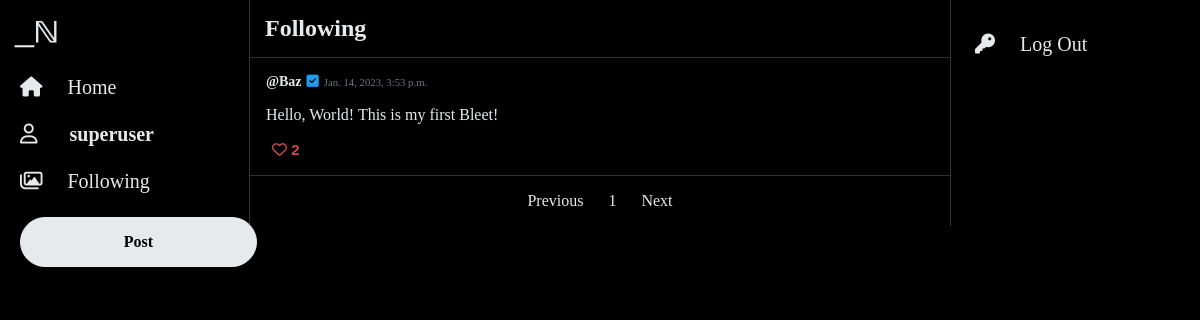
The page /following (signed in) on the database its author committed.
### network/models.py (models this page shows, shortened)
class User(AbstractUser):
    pass

class Tweet(models.Model):
    author = models.ForeignKey(User, on_delete=models.CASCADE)
    tweetText = models.CharField(max_length=255)
    posted = models.DateTimeField(auto_now_add=True)
    like = models.ManyToManyField(User, blank=True, related_name="likes")

### network/views.py (the view)
# urls.py: path("following", views.following, name="following"),
@login_required(redirect_field_name='my_redirect_field')
def following(request):
    usersFollowed = request.user.following.all()
    usersFollowedIds = []
    for x in usersFollowed:
        usersFollowedIds.append(x.user.id)
    tweets = Tweet.objects.filter(author__in=usersFollowedIds).order_by('-posted')
    paginator = Paginator(tweets, 10)
    page_number = request.GET.get('page')
    page_obj = paginator.get_page(page_number)
    return render(request, "network/following.html", {
        "page_obj": page_obj
    })

### network/templates/network/following.html (shortened to what this page needs)
{% extends "network/layout.html" %}
{% load static %}
{% block body %}
<div style="border-bottom: 1px solid #2F3336;">
   <h2 style="margin: 15px;">Following</h2>
</div>
<div class="container">
   {% for tweet in page_obj %}
   <div class="post">
      <div class="card" data-id="{{tweet.id}}">
         <div class="card-body rounded">
            <div class="card-info">
            <a class="card-title" href="{% url 'profile' user_id=tweet.author.id%}"><strong>@{{ tweet.author }}</strong></a>
            <i class="fa-solid fa-square-check" id="check"></i>
            <h6 class="card-subtitle">{{tweet.posted}}</h6>
            </div>
            <p class="card-text" id="tweetText">{{tweet.tweetText}}</p>
            {% if user.username in tweet.like.all|stringformat:'s' %}
            <button class="button-like" id="foo-like">
               <i class="fa-solid fa-heart"></i>&nbsp;<span id="number">{{ tweet.like.all.count }}</span>
            </button>
            {% else %}
            <button class="button-secondary" id="foo">
               <i class="fa-regular fa-heart"></i>&nbsp;<span id="number">{{ tweet.like.all.count }}</span>
            </button>
            {% endif %}
         </div>
      </div>
   </div>
   {% endfor %}
   <nav aria-label="Page">
      <ul class="pagination">
         {% if page_obj.has_previous %}
         <li class="page-item">
            <a class="page-link" href="?page={{ page_obj.previous_page_number }}">Previous</a>
         </li>
         {% else %}
         <li class="page-item disabled">
            <a class="page-link disabled" href="#" tabindex="-1" aria-disabled="True">Previous</a>
         </li>
         {% endif %}
         {% for i in page_obj.paginator.page_range %}
         {% if page_obj.number == i %}
         <li class="page-item active" aria-current="page">
            <span class="page-link">
               {{ i }}
            </span>
         </li>
         {% else %}
         <li class="page-item"><a class="page-link" href="?page={{ i }}">{{ i }}</a></li>
         {% endif %}
         {% endfor %}
         {% if page_obj.has_next %}
         <li class="page-item">
            <a class="page-link" href="?page={{ page_obj.next_page_number }}">Next</a>
         </li>
         {% else %}
         <li class="page-item disabled">
            <a class="page-link disabled" href="#" tabindex="-1" aria-disabled="True">Next</a>
         </li>
         {% endif %}
      </ul>
   </nav>
   </div>
   {% endblock %}

### network/templates/network/layout.html (shortened to what this page needs)
{% load static %}
<!DOCTYPE html>
<html lang="en">
    <head>
        <link rel="stylesheet" href="{% static 'network/styles.css' %}"/>
        <link rel="stylesheet" href="https://cdnjs.cloudflare.com/ajax/libs/font-awesome/6.7.2/css/all.min.css">
    </head>
    <body>
        <header>
            <div class="sticky">
                <div class="logo">
                    <a href="{% url 'index' %}">
                        <img src="{% static '/network/logo.svg' %}" height="45" alt="logo"/>
                    </a>
                </div>
                <nav>
                    <div>
                        <ul style="margin: 0;">
                            {% if user.is_authenticated %}
                                <li class="nav-item">
                                    <a class="nav-link" href="{% url 'allPosts' %}">
                                        <i class="fa-sharp fa-solid fa-house" id="nav-icon"></i>
                                        <span class="nav-text">Home</span>
                                    </a>
                                </li>
                                <li class="nav-item">
                                    <a class="nav-link" href="{% url 'profile' user_id=user.id%}">
                                        <i class="fa-regular fa-user" id="nav-icon"></i>
                                        <strong class="nav-text" style="margin-left: 27px;">{{ user.username }}</strong>
                                    </a>
                                </li>
                                <li class="nav-item">
                                    <a class="nav-link" href="{% url 'following' %}">
                                        <i class="fa-regular fa-images"></i>
                                        <span class="nav-text">Following</span>
                                    </a>
                                </li>
                                <li class="nav-item button">
                                    <a class="nav-button" href="{% url 'tweet' %}" role="button">Post</a>
                                </li>
                            {% endif %}
                        </ul>
                    </div>
                </nav>
            </div>
        </header>
        <div class="body">
            {% block body %}
            {% endblock %}
        </div>
        <footer>
            <div class="sticky" style="margin-left: 12px;">
                <ul>
                    <li class="nav-item">
                        <a class="nav-link" href="{% url 'logout' %}" role="button">
                            <i class="fa-solid fa-key"></i>
                            <span class="nav-text">Log Out</span>
                        </a>
                    </li>
                </ul>
            </div>
        </footer>
    </body>
</html>

### network/static/network/styles.css (style rules this page uses)
body { display: flex; color: #e7e9ea; justify-content: center; background-color: #000; font-family: TwitterChirp; margin-top: 0; margin-bottom: 0; }
header { width: 275px; border-right: 1px solid #2F3336; }
footer { width: 275px; border-left: 1px solid #2F3336; }
ul { padding-inline-start: 0; }
#nav-icon { font-size: 20px; color: #e7e9ea; }
a.nav-link { font-size: 20px; color: #e7e9ea; text-decoration: none; }
a.card-title { margin: 0; color: #e7e9ea; text-decoration: none; font-size: 14px; }
a.page-link { color: #1d9bf0; }
a.page-link.disabled { color: #e7e9ea; text-decoration: none; cursor: default; }
.sticky { position: fixed; margin-top: 5px; }
.nav-item { align-items: center; display: flex; padding: 12px; }
.logo { padding: 5px; }
.nav-text { margin-left: 20px; margin-right: 16px; }
.nav-button { background-color: #e7e9ea; border: 1px solid #e7e9ea; border-radius: 25px; padding: 15px 25px; text-align: center; color: #000; text-decoration: none; font-weight: 600; width: 185px; }
.nav-item.button { background-color: transparent; border-radius: 25px; width: auto; }
.body { max-width: 750px; min-width: 700px; }
.post { border-bottom: 1px solid #2F3336; padding: 16px; }
.card-info { display: flex; align-items: baseline; gap: 5px; }
.card-subtitle { margin: 0; font-weight: normal; color: #71767b; }
#check { color: #1d9bf0; font-size: 14px; }
#foo { border: none; background-color: transparent; color: #c94c4c; font-size: 15px; cursor: pointer; }
#number { font-weight: bold; }
.pagination { display: flex; justify-content: center; gap: 25px; align-items: center; }
.page-item { display: block; }

### rows shown on the page
User: username "superuser"
Tweet: author "Baz", posted "Jan. 14, 2023, 3:53 p.m.", tweetText "Hello, World! This is my first Bleet!", like.all.count "2"

### other values the page prints
{{ i }} "1"
